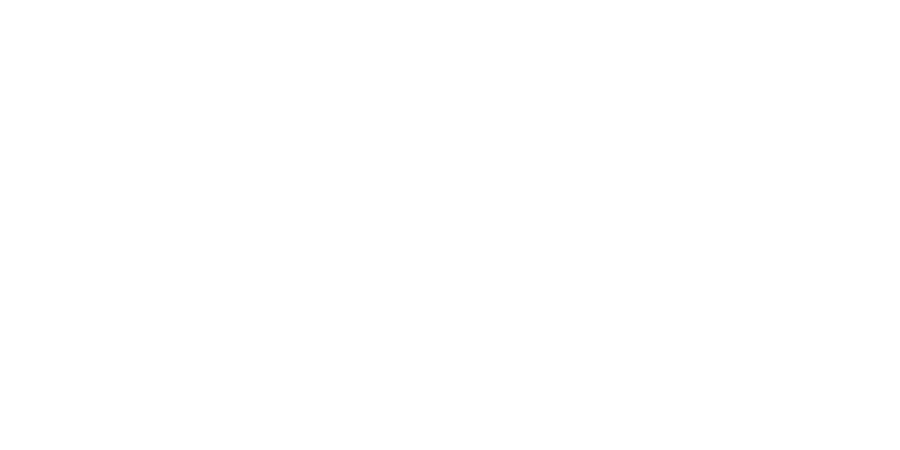
Frame 1 (no input)
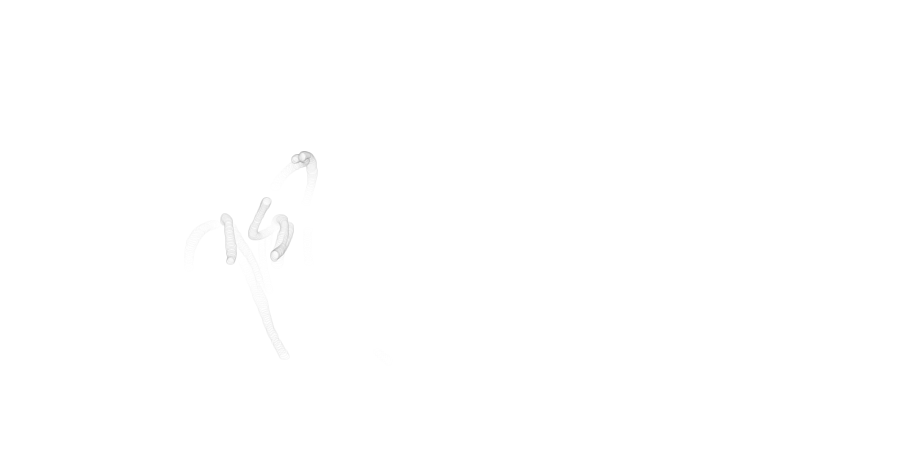
Frame 60 (the mouse pressed at the canvas centre just before this capture)
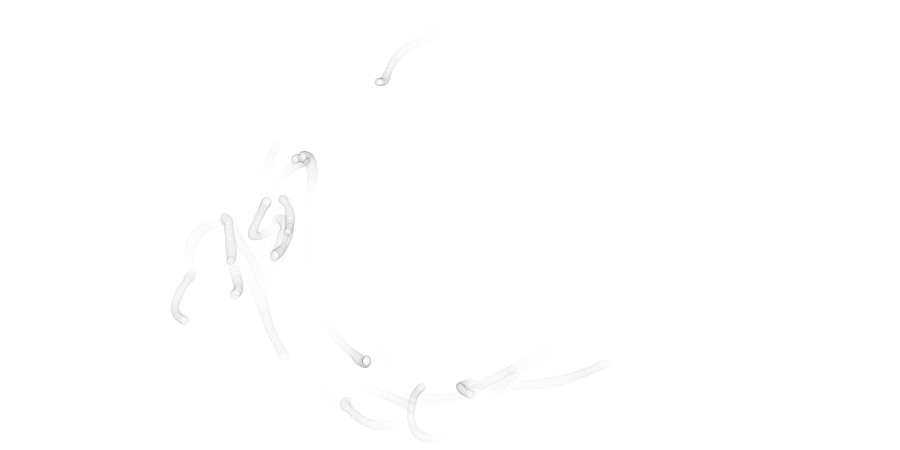
Frame 120 (the mouse held since frame 60 and released just before this capture)

The Processing sketch that drew these frames (run headless with seeded random() and noise(); from frame 60 on, the mouse is pressed at the canvas centre):

// Processing sketch: processing_49628
// ── processing_49628.pde


int _num = 20;    
Circle[] pArr = new Circle[_num];

//================================= init

void setup() {
  size(900, 450);
  smooth(); 
  frameRate(30);
  
  clearBackground();
  
  for (int i=0;i<_num;i++) {
    pArr[i] = new Circle(i);
    pArr[i].init(width/2, height/2, random(height/2));
  }
}

void clearBackground() {
  background(255);
}

//================================= frame loop

void draw() {
  
  for (int i=0;i<_num;i++) {
    pArr[i].update();
  }
}



//================================= interaction

void mousePressed() { 
  clearBackground();
  for (int i=0;i<_num;i++) {
    pArr[i].init(mouseX, mouseY, random(height/2));
  }
}


//================================= objects


class Circle {
  int id;
  float angnoise, radiusnoise;
  float widnoise, heinoise;
  float angle = 180;
  float radius = 100;
  float centreX = width/2;
  float centreY = height/2;
  float strokeCol = 254;
  float lastX = 9999;
  float lastY;
  
  Circle (int num) {
    id = num;
  }
  
  void init(float ex, float why, float r) {
    centreX = ex;
    centreY = why;
    radius = r;
  
    angnoise = random(10);
    radiusnoise = random(10);
    widnoise = random(10);
    heinoise = random(10);
    strokeCol = 254;
  }
  
  void update() {
    radiusnoise += 0.005;
    radius = (noise(radiusnoise) * 250) + 90;
  
    angnoise += 0.005;
    float change = (noise(angnoise) * 6) - 3;
    angle += change;
    if (angle > 360) { angle -= 360; }
    if (angle < 0) { angle += 360; }
    
    widnoise += 0.05;
    heinoise += 0.05;
    float wid = (noise(widnoise) * 10) +5;
    float hei = (noise(heinoise) * 10) +5;
  
    float rad = radians(angle);
    
    float x1 = centreX + (radius * cos(rad));
    float y1 = centreY + (radius * sin(rad));
    
    if (strokeCol > 0) { strokeCol -=2; } // fade in
    
    float alph = 0;
    if (lastX != 9999) {
      float distChange = dist(x1, y1, lastX, lastY);
      alph = 60 - (20 * distChange);
      //println(distChange);
      if (alph < 0) { alph = 0; }
    }
    stroke(strokeCol, alph);
    fill(255,alph);
    ellipse(x1, y1, wid, hei);
    
    lastX = x1;
    lastY = y1;
  }
  
}
